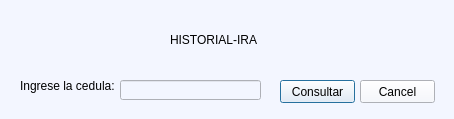
<?xml version="1.0" encoding="UTF-8"?>
<ui version="4.0">
 <class>Dialog</class>
 <widget class="QDialog" name="Dialog">
  <property name="geometry">
   <rect>
    <x>0</x>
    <y>0</y>
    <width>454</width>
    <height>119</height>
   </rect>
  </property>
  <property name="windowTitle">
   <string>Historial IRA</string>
  </property>
  <property name="styleSheet">
   <string notr="true">background-color: rgb(243, 246, 255);</string>
  </property>
  <widget class="QLabel" name="label">
   <property name="geometry">
    <rect>
     <x>170</x>
     <y>30</y>
     <width>111</width>
     <height>20</height>
    </rect>
   </property>
   <property name="text">
    <string>HISTORIAL-IRA</string>
   </property>
  </widget>
  <widget class="QLabel" name="label_2">
   <property name="geometry">
    <rect>
     <x>20</x>
     <y>60</y>
     <width>141</width>
     <height>51</height>
    </rect>
   </property>
   <property name="text">
    <string>Ingrese la cedula:</string>
   </property>
  </widget>
  <widget class="QLineEdit" name="pcedula">
   <property name="geometry">
    <rect>
     <x>120</x>
     <y>80</y>
     <width>141</width>
     <height>20</height>
    </rect>
   </property>
  </widget>
  <widget class="QPushButton" name="consultar">
   <property name="geometry">
    <rect>
     <x>280</x>
     <y>80</y>
     <width>75</width>
     <height>23</height>
    </rect>
   </property>
   <property name="text">
    <string>Consultar</string>
   </property>
  </widget>
  <widget class="QPushButton" name="pushButton_2">
   <property name="geometry">
    <rect>
     <x>360</x>
     <y>80</y>
     <width>75</width>
     <height>23</height>
    </rect>
   </property>
   <property name="text">
    <string>Cancel</string>
   </property>
  </widget>
  <widget class="QLabel" name="label_3">
   <property name="geometry">
    <rect>
     <x>330</x>
     <y>10</y>
     <width>61</width>
     <height>51</height>
    </rect>
   </property>
   <property name="text">
    <string/>
   </property>
   <property name="pixmap">
    <pixmap>lungs-2803208_960_720.png</pixmap>
   </property>
   <property name="scaledContents">
    <bool>true</bool>
   </property>
   <property name="wordWrap">
    <bool>true</bool>
   </property>
  </widget>
  <widget class="QLabel" name="label_4">
   <property name="geometry">
    <rect>
     <x>50</x>
     <y>130</y>
     <width>371</width>
     <height>201</height>
    </rect>
   </property>
   <property name="text">
    <string/>
   </property>
  </widget>
 </widget>
 <resources/>
 <connections>
  <connection>
   <sender>pushButton_2</sender>
   <signal>clicked()</signal>
   <receiver>Dialog</receiver>
   <slot>close()</slot>
   <hints>
    <hint type="sourcelabel">
     <x>366</x>
     <y>125</y>
    </hint>
    <hint type="destinationlabel">
     <x>363</x>
     <y>89</y>
    </hint>
   </hints>
  </connection>
 </connections>
</ui>
